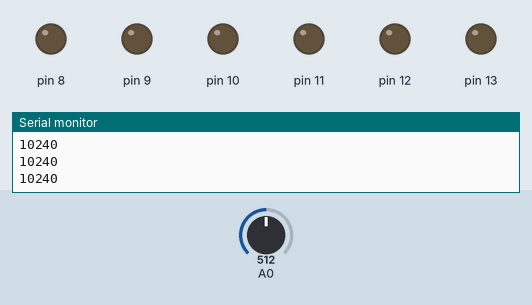
A sketch run on a simulated Arduino Uno, built with avr-gcc and run on an emulated ATmega328P. On the bench: output pins drawn as LEDs (lit = HIGH), the last lines printed to the serial monitor. The inputs (shaded band) are chosen by the test bench; at power-on: A0 = 512.

Above: at 1.2 s.
1.3 s: A0 set to 48
2.8 s: A0 set to 40
At 4.0 s:
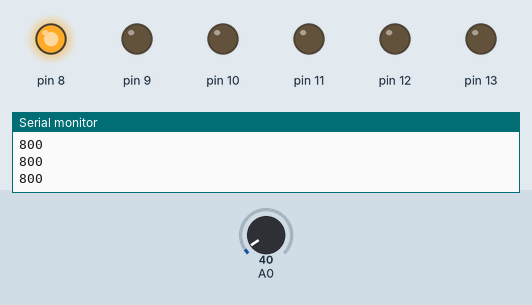
4.3 s: A0 set to 0
At 5.2 s:
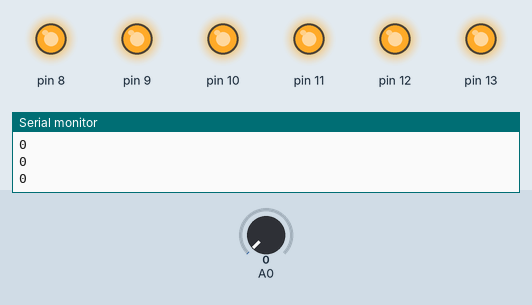
5.8 s: A0 set to 122
At 6.5 s:
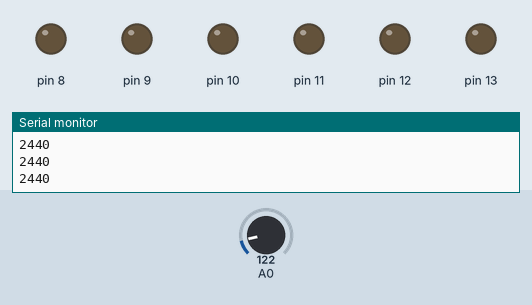
Timing chart, 0 to 8.3 s (numbered marks = the images above; inputs shaded):
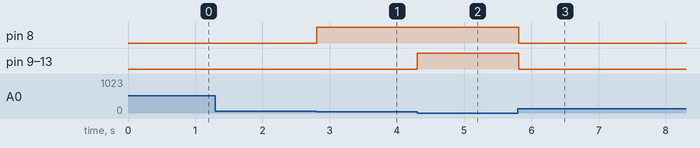

The sketch:

potential.ino
```cpp
void setup(){
    pinMode(13, OUTPUT);
    pinMode(12, OUTPUT);
    pinMode(11, OUTPUT);
    pinMode(10, OUTPUT);
    pinMode(9, OUTPUT);
    pinMode(8, OUTPUT);
    pinMode(A0, INPUT);
    Serial.begin(9600);
}
int val;
void loop(){
    val = analogRead(A0)*20;
    Serial.println(val);
    if(val>1){digitalWrite(13, LOW);}
    else{digitalWrite(13, HIGH);}
    if(val>170){digitalWrite(12, LOW);}
    else{digitalWrite(12, HIGH);}
    if(val>340){digitalWrite(11, LOW);}
    else{digitalWrite(11, HIGH);}
    if(val>510){digitalWrite(10, LOW);}
    else{digitalWrite(10, HIGH);}
    if(val>680){digitalWrite(9, LOW);}
    else{digitalWrite(9, HIGH);}
    if(val>850){digitalWrite(8, LOW);}
    else{digitalWrite(8, HIGH);}
}
```

Measured:
- the behaviour switches between 43 and 42 on A0 (found by bisection; images 0 and 1)
- after the input at 2.8 s, pin 8: LOW → HIGH at once
- after the input at 4.3 s, pin 9–13: LOW → HIGH at once
- after the input at 5.8 s, pin 8–13: HIGH → LOW at once
